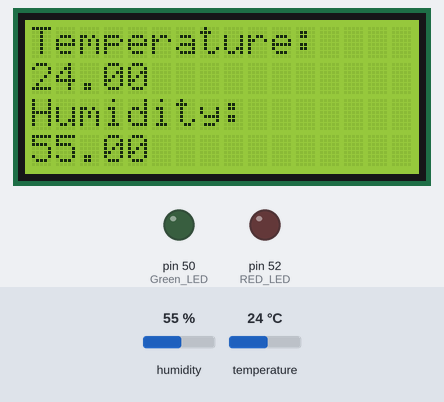
This sketch was run on a simulated Arduino Mega 2560, built with avr-gcc and run on an emulated ATmega2560. Parts: 16×4 character LCD, output pins drawn as LEDs (lit = HIGH). The inputs (shaded band) are chosen by the test bench; at power-on: humidity 55 %, temperature 24 °C. The local clock reads 2024-03-15 10:24:30 at power-on unless the sketch sets it; storage starts empty; the modem accepts every AT command (registered, SIM ready, sends succeed) and sends nothing else; what the sketch prints to the serial monitor is not drawn.

Above: at 2.2 s.
Timing chart, 0 to 3.7 s (numbered marks = the images above):
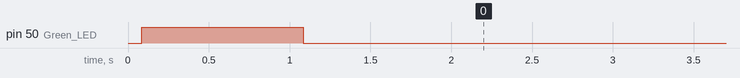

The sketch:

Data_Logger.ino
```cpp
/*
   Victor Kulankash
   Complete Project Details email victormoses@students.uonbi.ac.ke
*/

//including libraries
#include <SoftwareSerial.h>
#include <LiquidCrystal.h>
#include "Wire.h"
#include <SPI.h> //for the SD card module
#include <SD.h> // for the SD card
#include <DHT.h> // for the DHT sensor
#include <RTClib.h> // for the RTC


//define DHT pin
#define DHTPIN 30 // what pin we're connected to

//define DHT sensor type
#define DHTTYPE DHT11   // DHT 11


// initialize DHT sensor for normal 16mhz Arduino
DHT dht(DHTPIN, DHTTYPE );

//led pin connections to Arduino
int RED_LED = 52;
int Green_LED = 50;

//Sim Module pin Tx and Rx connections to Arduino
SoftwareSerial gprsSerial(46, 44);

// Arduino Ethernet shield and modules: pin 4
// Data logging SD shields and modules: pin 10 SD shield: pin 8
const int chipSelect = 10;

//led display pin connections to Arduino
int rs = 7;
int en = 9;
int d4 = 10;
int d5 = 11;
int d6 = 12;
int d7 = 13;
LiquidCrystal lcd(rs, en, d4, d5, d6, d7);

// Create a file to store the data
File myFile;

// RTC
RTC_DS1307 rtc;


void setup()
{
  //initializing the DHT sensor
  pinMode(RED_LED, OUTPUT);
  pinMode(Green_LED, OUTPUT);
  dht.begin();


  //initializing Serial monitor
  Serial.begin(9600);
  lcd.begin(16, 4);
  gprsSerial.begin(9600);

  // setup for the RTC
  while (!Serial); // for Leonardo/Micro/Zero
  if (! rtc.begin()) {
    Serial.println("Couldn't find RTC");
    while (1);
  }
  else {
    // following line sets the RTC to the date & time this sketch was compiled
    rtc.adjust(DateTime(F(__DATE__), F(__TIME__)));
  }
  if (! rtc.isrunning()) {
    Serial.println("RTC is NOT running!");
  }

  // setup for the SD card

  Serial.print("Initializing SD card...");
  if (!SD.begin(22, 26, 28, 24)) {
    Serial.println("Card failed, or not present");
    digitalWrite(RED_LED, HIGH);
    delay(10000);
    digitalWrite(RED_LED, LOW);
    return;
  }
  else {
    Serial.println("SD card initialized.");
    digitalWrite(Green_LED, HIGH);
    delay(1000);
    digitalWrite(Green_LED, LOW);
  }

  if(!SD.begin(chipSelect)) {
     Serial.println("initialization failed!");
     return;
    }
    Serial.println("initialization done.");

  //open file
  myFile = SD.open("DATA.txt", FILE_WRITE);

  // if the file opened ok, write to it:
  if (myFile) {
    Serial.println("File opened ok");
    // print the headings for our data
    myFile.println("Date,Time,Temperature ºC, Humidity %,");
  }
  myFile.close();
}


void loop()
{
  float t = dht.readTemperature();
  float h = dht.readHumidity();
  // Read temperature as Fahrenheit
  //float f = dht.readTemperature(true);

  // Check if any reads failed and exit early (to try again).
  if  (isnan(t) /*|| isnan(f)*/)
  {
    Serial.println("Failed to read from DHT sensor!");
    return;
  }

  //debugging purposes
  loggingTime();
  loggingTempHum(t, h);

  Serial.print("Temperature: ");
  Serial.print(t);
  Serial.println(" *C");
  Serial.print("Humidity: ");
  Serial.print(h);
  Serial.println(" %");
  //Serial.print(f);
  //Serial.println(" *F\t");
  LCD(t, h);
  Send_message(t, h);

  delay(5000);
}


//logging current time to SD card

void loggingTime()
{
  DateTime now = rtc.now();
  myFile = SD.open("DATA.txt", FILE_WRITE);
  if (myFile) {
    myFile.print(now.year(), DEC);
    myFile.print('/');
    myFile.print(now.month(), DEC);
    myFile.print('/');
    myFile.print(now.day(), DEC);
    myFile.print(',');
    myFile.print(now.hour(), DEC);
    myFile.print(':');
    myFile.print(now.minute(), DEC);
    myFile.print(':');
    myFile.print(now.second(), DEC);
    myFile.print(",");
  }
  Serial.print(now.year(), DEC);
  Serial.print('/');
  Serial.print(now.month(), DEC);
  Serial.print('/');
  Serial.println(now.day(), DEC);
  Serial.print(now.hour(), DEC);
  Serial.print(':');
  Serial.print(now.minute(), DEC);
  Serial.print(':');
  Serial.println(now.second(), DEC);
  myFile.close();
  delay(1000);
}


//logging temperature and Humidity to SD card

void loggingTempHum(float t, float h)
{

  myFile = SD.open("DATA.txt", FILE_WRITE);
  if (myFile) {
    Serial.println("open with success");
    myFile.print(t);
    myFile.print(",");
    myFile.println(h);
    //myFile.print("");
  }
  myFile.close();
}


//Real-time temperature and Humidity to LED display

void LCD(float t, float h) {
  lcd.setCursor(0, 0);
  lcd.print("Temperature:");
  lcd.setCursor(0, 1);
  lcd.print(t);
  lcd.setCursor(0, 2);
  lcd.print("Humidity:");
  lcd.setCursor(0, 3);
  lcd.print(h);

}

//Sending messege to API via Sim module

void Send_message(float t, float h)
{

  gprsSerial.println("AT"); //ping the module to see if its up!
  delay(200);

  gprsSerial.println("AT+CPIN?"); //Check if the SIM card is ready to make calls, messages or to start the data packet transmission.
  delay(200);

  gprsSerial.println("AT+CREG?");
  delay(200);

  gprsSerial.println("AT+CGATT?");//Checking SIM card has internet connection or not
  delay(00);

  gprsSerial.println("AT+CIPSHUT");//Reset IP session
  delay(700);

  gprsSerial.println("AT+CIPSTATUS");//Check if IP stack is initialized
  delay(2000);

  gprsSerial.println("AT+CIPMUX=0");//Setting up single connection mode
  delay(1000);

  ShowSerialData();

  gprsSerial.println("AT+CSTT=\"safaricom\"");//start task and setting the APN,
  delay(1000);

  ShowSerialData();

  gprsSerial.println("AT+CIICR");// set up the wireless GPRS connection wiht the service provider and obtain an ip address
  delay(1000);

  ShowSerialData();

  gprsSerial.println("AT+CIFSR");//get local IP adress
  delay(1000);

  ShowSerialData();

  gprsSerial.println("AT+CIPSPRT=0");
  delay(1000);

  ShowSerialData();
  gprsSerial.println("AT+CIPSTART=\"TCP\",\"api.thingspeak.com\",\"80\"");//start up the connection
  delay(2000);
  ShowSerialData();

  gprsSerial.println("AT+CIPSEND");//begin send data to remote server
  delay(3000);
  ShowSerialData();

  String str = "GET https://api.thingspeak.com/update?api_key=EWQTHLBW7OUGDSVV&field1=" + String(t) + "&field2=" + String(h);
  Serial.println(str);
  gprsSerial.println(str);//begin send data to remote server

  delay(4000);
  ShowSerialData();

  gprsSerial.println((char)26);//sending
  delay(3000);//waitting for reply, important! the time is base on the condition of internet
  gprsSerial.println();

  ShowSerialData();

  gprsSerial.println("AT+CIPSHUT");//close the connection
  delay(100);
  ShowSerialData();
}

void ShowSerialData()
{
  delay(500);
  while (Serial.available())
  {
    gprsSerial.write(Serial.read());
  }

  while (gprsSerial.available())
  {
    Serial.write(gprsSerial.read());

  }

}
```
